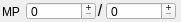
       <widget class="QFrame" name="frame">
        <property name="geometry">
         <rect>
          <x>110</x>
          <y>54</y>
          <width>181</width>
          <height>22</height>
         </rect>
        </property>
        <widget class="QLabel" name="label_48">
         <property name="geometry">
          <rect>
           <x>2</x>
           <y>3</y>
           <width>19</width>
           <height>17</height>
          </rect>
         </property>
         <property name="text">
          <string>MP</string>
         </property>
        </widget>
        <widget class="QSpinBox" name="sb_curmp">
         <property name="geometry">
          <rect>
           <x>26</x>
           <y>2</y>
           <width>70</width>
           <height>18</height>
          </rect>
         </property>
         <property name="maximumSize">
          <size>
           <width>70</width>
           <height>25</height>
          </size>
         </property>
         <property name="alignment">
          <set>Qt::AlignLeading|Qt::AlignLeft|Qt::AlignVCenter</set>
         </property>
         <property name="buttonSymbols">
          <enum>QAbstractSpinBox::PlusMinus</enum>
         </property>
         <property name="correctionMode">
          <enum>QAbstractSpinBox::CorrectToNearestValue</enum>
         </property>
         <property name="maximum">
          <number>32767</number>
         </property>
        </widget>
        <widget class="QLabel" name="label_49">
         <property name="geometry">
          <rect>
           <x>96</x>
           <y>1</y>
           <width>8</width>
           <height>19</height>
          </rect>
         </property>
         <property name="font">
          <font>
           <pointsize>12</pointsize>
          </font>
         </property>
         <property name="text">
          <string>/</string>
         </property>
         <property name="alignment">
          <set>Qt::AlignCenter</set>
         </property>
        </widget>
        <widget class="QSpinBox" name="sb_maxmp">
         <property name="geometry">
          <rect>
           <x>106</x>
           <y>2</y>
           <width>70</width>
           <height>18</height>
          </rect>
         </property>
         <property name="maximumSize">
          <size>
           <width>70</width>
           <height>25</height>
          </size>
         </property>
         <property name="alignment">
          <set>Qt::AlignLeading|Qt::AlignLeft|Qt::AlignVCenter</set>
         </property>
         <property name="buttonSymbols">
          <enum>QAbstractSpinBox::PlusMinus</enum>
         </property>
         <property name="correctionMode">
          <enum>QAbstractSpinBox::CorrectToNearestValue</enum>
         </property>
         <property name="minimum">
          <number>0</number>
         </property>
         <property name="maximum">
          <number>32767</number>
         </property>
         <property name="value">
          <number>0</number>
         </property>
        </widget>
       </widget>
